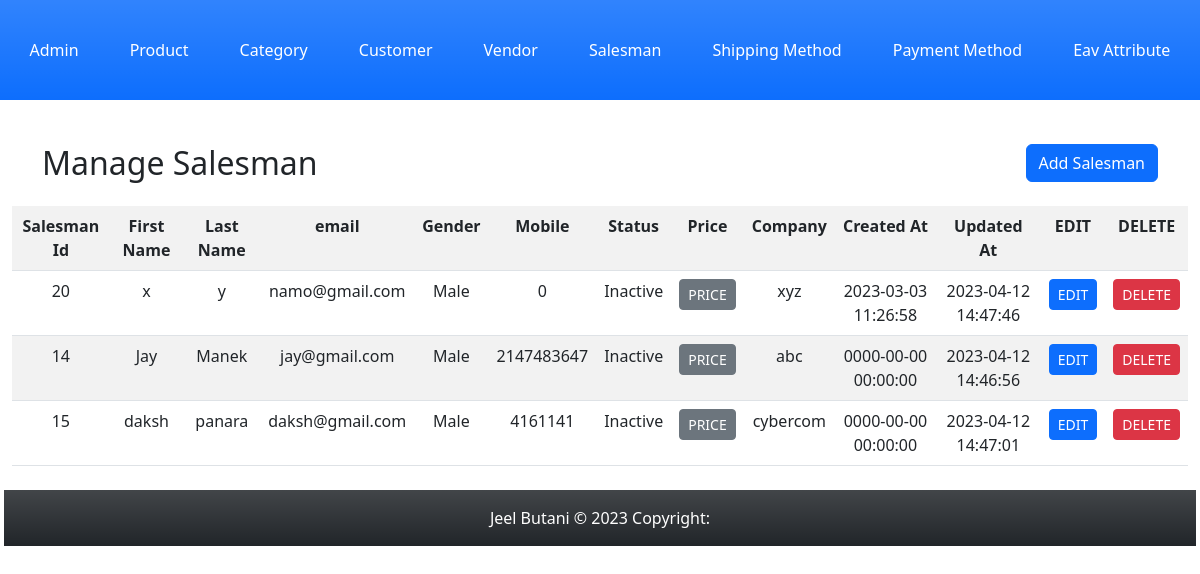
The page /index.php?c=salesman&a=grid on the database its author committed.
### tables this page shows
CREATE TABLE `salesman` (
  `salesman_id` int(11) NOT NULL,
  `first_name` varchar(255) NOT NULL,
  `last_name` varchar(255) NOT NULL,
  `email` varchar(50) NOT NULL,
  `gender` enum('male','female') NOT NULL DEFAULT 'male',
  `mobile` int(11) NOT NULL,
  `status` enum('active','inactive') NOT NULL DEFAULT 'active',
  `company` varchar(255) NOT NULL,
  `created_at` datetime NOT NULL,
  `updated_at` datetime DEFAULT NULL
);

### Block/Core/Template.php (called while the page is built, shortened)
<?php
class Block_Core_Template extends Model_Core_View
{
	protected $children =  [];
	public function getChildren()
	{
		return $this->children;
	}
	public function addChild($key, $value)
	{
		$this->children[$key] = $value;
		return $this;
	}
}
?>

### Model/Core/View.php (called while the page is built, shortened)
<?php
class Model_Core_View
{
	protected $template = null;
	public function setTemplate($template)
	{
		$this->template = $template;
		return $this;
	}
	public function getTemplate()
	{
		return $this->template;
	}
	public function render()
	{
		require 'View' . DS . $this->getTemplate();
	}
	public function getUrl($action = null, $controller = null, $params = [], $resetParam = false)
	{
		return Ccc::getModel('Core_Url')->getUrl($action, $controller, $params, $resetParam);
	}
}
?>

### Controller/Salesman.php (called while the page is built, shortened)
<?php
class Controller_Salesman extends Controller_Core_Action
{
	public function gridAction()
	{
		try {
			$layout = $this->getLayout();
			$layout->addContent('grid', $layout->createBlock('Salesman_Grid'));
			$layout->render();
		} catch (Exception $e) {
		}
	}
}
?>

### Controller/Core/Front.php (called while the page is built, shortened)
<?php
class Controller_Core_Front
{
	public function init()
	{
		$request = Ccc::getModel('Core_Request');
		$controller = new $controllerClassName();
		$actionName = $request->getActionName().'Action';
		$controller->$actionName();
	}
}
?>

### Index.php (called while the page is built, shortened)
<?php
spl_autoload_register(function ($className) {
    $classPath = str_replace('_', '/', $className);
});
class Ccc
{
	public static function init()
	{
		$front = new Controller_Core_Front();
		$front->init();
	}
	public static function getModel($className)
	{
		return new $className();
	}
}
Ccc::init();
?>

### Model/Core/Url.php (called while the page is built, shortened)
<?php
class Model_Core_Url
{
	public function getUrl($action = null, $controller = null, $params = [], $resetParam = false)
	{
		$request = Ccc::getModel('Core_Request');
		$final = $request->getParams();
		if ($resetParam) {
			$final = [];
		}
		if ($controller) {
			$final['c'] = $controller;
		}
		else {
			$final['c'] = $request->getControllerName();
		}
		if ($action) {
			$final['a'] = $action;
		}
		else {
			$final['a'] = $request->getActionName();
		}
		if ($params) {
			$final = array_merge($final, $params);
		}
		$queryString = http_build_query($final);
		$url = $_SERVER['REQUEST_SCHEME'] . "://" . $_SERVER['HTTP_HOST'] . $_SERVER['SCRIPT_NAME'] . "?" . $queryString;
		return $url;
	}
}
?>

### Model/Core/Request.php (called while the page is built, shortened)
<?php
class Model_Core_Request
{
	public function getParams($key=null, $value=null)
	{
		if ($key == null) {
			return $_GET;
		}
		if (array_key_exists($key, $_GET)) {
			return $_GET[$key];
		}
		return $value;
	}
	public function getControllerName()
	{
		return $this->getParams('c', 'admin');
	}
}
?>

### Model/Core/Table.php (called while the page is built, shortened)
<?php
class Model_Core_Table
{
	protected $data = [];
	protected $resource = null;
	public function setResourceClass($resourceClass)
	{
		return $this;
	}
	public function setResource($resource)
	{
		$this->resource = $resource;
		return $this;
	}
	public function getResource()
	{
		if ($this->resource) {
			return $this->resource;
		}
		$resource = new $this->resourceClass();
		return $resource;
	}
	public function setCollectionClass($collectionClass)
	{
		return $this;
	}
	public function setCollection($collection)
	{
		return $this;
	}
	public function getCollection()
	{
		$collection = new $this->collectionClass();
		return $collection;
	}
	public function __get($key)
	{
		if (array_key_exists($key, $this->data)) {
			return $this->data[$key];
		}
		return null;
	}
	public function setData($data)
	{
		$this->data = array_merge($this->data, $data);
		return $this;
	}
	public function fetchAll($query)
	{
		$result = $this->getResource()->fetchAll($query);
		$collection = $this->getCollection()->setData($result);
		return $collection;
	}
}
?>

### Block/Salesman/Grid.php (called while the page is built, shortened)
<?php
class Block_Salesman_Grid extends Block_Core_Template
{
	public function getSalesmen()
	{
		$query = "SELECT * FROM `salesman` ORDER BY `first_name` DESC;";
		$salesmen =  Ccc::getModel('Salesman')->fetchAll($query);
		return $salesmen->getData();
	}
}
?>

### Model/Core/Adapter.php (called while the page is built, shortened)
<?php
class Model_Core_Adapter
{
	public $config = [
		'host' => 'localhost',
		'username' => 'root',
		'password' => '',
		'dbname' => 'newmvc-jeel-butani'
	];
	public function connect(){
		$connect = mysqli_connect(
			$this->config['host'],
			$this->config['username'],
			$this->config['password'],
			$this->config['dbname']
		);
		return $connect;
	}
	public function fetchAll($query){
		$connect = $this->connect();
		$result = mysqli_query($connect, $query);
		if ($result->num_rows > 0) {
			return $result->fetch_all(MYSQLI_ASSOC);
		}
		return false;
	}
}
?>

### Model/Core/Table/Resource.php (called while the page is built, shortened)
<?php
class Model_Core_Table_Resource
{
	public function getAdapter()
	{
		$adapter = Ccc::getModel('Core_Adapter');
		return $adapter;
	}
	public function fetchAll($query)
	{
		return $this->getAdapter()->fetchAll($query);
	}
}
?>

### Model/Core/Table/Collection.php (called while the page is built, shortened)
<?php
class Model_Core_Table_Collection
{
	protected $data = [];
	public function setData($data)
	{
		$this->data = array_merge($this->data, $data);
		return $this;
	}
	public function getData()
	{
		return $this->data;
	}
}
?>

### Model/Salesman.php (called while the page is built, shortened)
<?php
class Model_Salesman extends Model_Core_Table
{
	public function getStatusOptions()
	{
		return [
			self::STATUS_ACTIVE => self::STATUS_ACTIVE_LBL,
			self::STATUS_INACTIVE => self::STATUS_INACTIVE_LBL
		];
	}
	public function getGenderOptions()
	{
		return [
			self::GENDER_MALE => self::GENDER_MALE_LBL,
			self::GENDER_FEMALE => self::GENDER_FEMALE_LBL
		];
	}
	public function getStatusText()
	{
		$statues = $this->getStatusOptions();
		return $statues[self::STATUS_DEFAULT];
	}
	public function getGenderText()
	{
		$genders = $this->getGenderOptions();
		return $genders[self::GENDER_DEFAULT];
	}
}
?>

### View/salesman/grid.phtml (the view)
<?php
$salesmen = $this->getSalesmen();
?>
<div class="container">
	<div class="row mb-3">
		<div class="col-md-6">
		<h2>Manage Salesman</h2>
	</div>
			<div class="col-md-6 text-end">
		<a href="<?php echo $this->getUrl('add', null, [], true);?>"class="btn btn-primary">Add Salesman</a>
	</div>
</div>
</div>
<table class="table table-striped table-hover text-center">
	<?php if (!$salesmen): ?>
	<tr>
		<td colspan="11" align="center"><b>No data found.</b></td>
	</tr>
	<?php else: ?>
	<tr class="bg-primary bg-gradient">
		<th>Salesman Id</th>
		<th>First Name</th>
		<th>Last Name</th>
		<th>email</th>
		<th>Gender</th>
		<th>Mobile</th>
		<th>Status</th>
		<th>Price</th>
		<th>Company</th>
		<th>Created At</th>
		<th>Updated At</th>
		<th>EDIT</th>
		<th>DELETE</th>
	</tr>
	<?php foreach ($salesmen as $salesman) : ?>
	<tr>
		<td><?php echo $salesman->salesman_id; ?></td>
		<td><?php echo $salesman->first_name; ?></td>
		<td><?php echo $salesman->last_name; ?></td>
		<td><?php echo $salesman->email; ?></td>
		<td><?php echo $salesman->getGenderText(); ?></td>
		<td><?php echo $salesman->mobile; ?></td>
		<td><?php echo $salesman->getStatusText(); ?></td>
		<td><a href="<?php echo $this->getUrl('grid', 'salesman_price', ['id'=> $salesman->salesman_id]);?>"class="btn btn-sm btn-secondary">PRICE</a></td>
		<td><?php echo $salesman->company; ?></td>
		<td><?php echo $salesman->created_at; ?></td>
		<td><?php echo $salesman->updated_at; ?></td>
		<td><a href="<?php echo $this->getUrl('edit', null, ['id'=> $salesman->salesman_id]);?>"class="btn btn-sm btn-primary">EDIT</a></td>
		<td><a href="<?php echo $this->getUrl('delete', null, ['id'=> $salesman->salesman_id]);?>"class="btn btn-sm btn-danger">DELETE</a></td>
	</tr>
	<?php endforeach; ?>
	<?php endif; ?>
</table>

### View/html/content.phtml
<?php
$children = $this->getChildren();
foreach ($children as $child) {
	$child->render();
}
?>

### rows shown on the page
salesman: salesman_id "20", first_name "x", last_name "y", email "namo@gmail.com", GenderText "Male", mobile "0", StatusText "Inactive", company "xyz", created_at "2023-03-03 11:26:58", updated_at "2023-04-12 14:47:46"
salesman: salesman_id "14", first_name "Jay", last_name "Manek", email "jay@gmail.com", GenderText "Male", mobile "2147483647", StatusText "Inactive", company "abc", created_at "0000-00-00 00:00:00", updated_at "2023-04-12 14:46:56"
salesman: salesman_id "15", first_name "daksh", last_name "panara", email "daksh@gmail.com", GenderText "Male", mobile "4161141", StatusText "Inactive", company "cybercom", created_at "0000-00-00 00:00:00", updated_at "2023-04-12 14:47:01"
